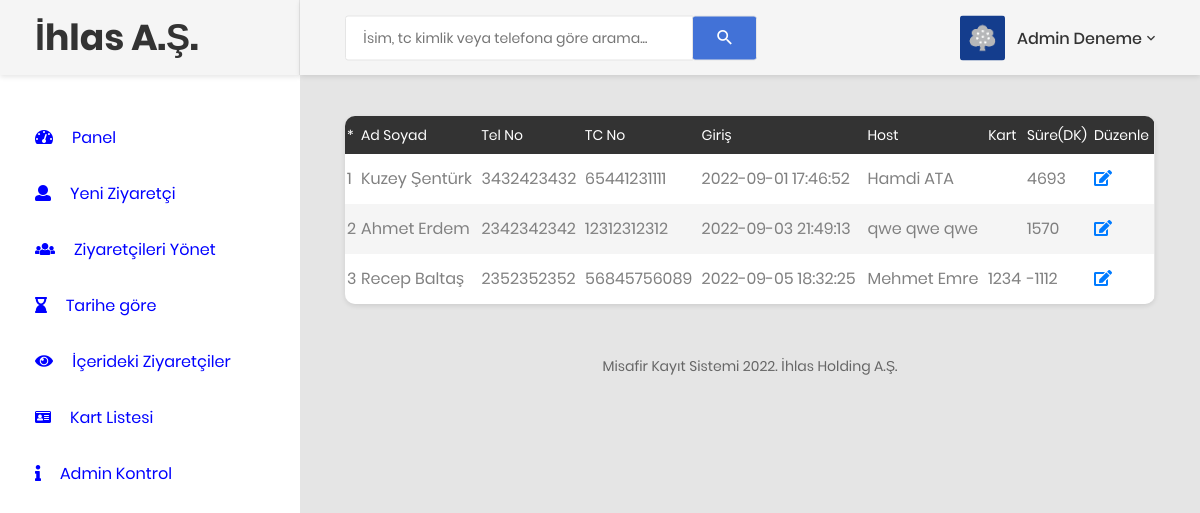
Screenshot of /visitors-inside.php (signed in) with the database file from the repository.
### tables this page shows
CREATE TABLE `tblvisitor` (
  `ID` int(5) NOT NULL,
  `FullName` varchar(120) DEFAULT NULL,
  `Kart` char(4) DEFAULT NULL,
  `Email` varchar(120) DEFAULT NULL,
  `MobileNumber` bigint(11) DEFAULT NULL,
  `TcKimlik` char(11) NOT NULL,
  `Address` varchar(250) DEFAULT NULL,
  `WhomtoMeet` varchar(120) DEFAULT NULL,
  `Deptartment` varchar(120) DEFAULT NULL,
  `ReasontoMeet` varchar(120) DEFAULT NULL,
  `EnterDate` timestamp NULL DEFAULT current_timestamp(),
  `remark` varchar(255) DEFAULT NULL,
  `outtime` timestamp NULL DEFAULT NULL ON UPDATE current_timestamp(),
  `Ban` char(6) DEFAULT NULL
);

### visitors-inside.php (the view, shortened to what this page needs)
<?php
include('includes/dbconnection.php');
if (strlen($_SESSION['cvmsaid']==0)) {
  header('location:logout.php');
  } else{
  ?>
<!DOCTYPE html>
<html lang="tr">
<head>
    <link href="css/font-face.css" rel="stylesheet" media="all">
    <link href="vendor/font-awesome-4.7/css/font-awesome.min.css" rel="stylesheet" media="all">
    <link href="vendor/font-awesome-5/css/fontawesome-all.min.css" rel="stylesheet" media="all">
    <link href="vendor/mdi-font/css/material-design-iconic-font.min.css" rel="stylesheet" media="all">
    <link href="vendor/bootstrap-4.1/bootstrap.min.css" rel="stylesheet" media="all">
    <link href="vendor/animsition/animsition.min.css" rel="stylesheet" media="all">
    <link href="vendor/bootstrap-progressbar/bootstrap-progressbar-3.3.4.min.css" rel="stylesheet" media="all">
    <link href="vendor/wow/animate.css" rel="stylesheet" media="all">
    <link href="vendor/css-hamburgers/hamburgers.min.css" rel="stylesheet" media="all">
    <link href="vendor/slick/slick.css" rel="stylesheet" media="all">
    <link href="vendor/select2/select2.min.css" rel="stylesheet" media="all">
    <link href="vendor/perfect-scrollbar/perfect-scrollbar.css" rel="stylesheet" media="all">
    <link href="css/theme.css" rel="stylesheet" media="all">
</head>
<body class="animsition">
    <div class="page-wrapper">
      <?php include_once('includes/sidebar.php');?>
        <div class="page-container">
            <?php include_once('includes/header.php');?>
            <div class="main-content">
                <div class="section__content section__content--p30">
                    <div class="container-fluid">
                        <div class="row">
                            <div class="col-lg-12">
                                <div class="table-responsive table--no-card m-b-30">
                                    <table class="table table-borderless table-striped table-earning">
                                         <thead>
                                        <tr>
                                            <tr>
                  <th>*</th>
                  <th>Ad Soyad</th>
              <th>Tel No</th>
              <th>TC No</th>
              <th>Giriş</th>
			  <th>Host</th>
			  <th>Kart</th>
              <th>Süre(DK)</th>
                   <th>Düzenle</th>
                </tr>
                                        </tr>
                                        </thead>
                                       <?php
$ret=mysqli_query($con,"select ID, FullName, MobileNumber,TcKimlik,EnterDate, WhomtoMeet,Kart, TIMESTAMPDIFF(MINUTE, EnterDate, CURRENT_DATE) AS difference from tblvisitor WHERE outtime is NULL");
$cnt=1;
while ($row=mysqli_fetch_array($ret)) {
?>
                <tr>
                  <td><?php echo $cnt;?></td>
                  <td><?php  echo $row['FullName'];?></td>
                  <td><?php  echo $row['MobileNumber'];?></td>
                  <td><?php  echo $row['TcKimlik'];?></td>
				  <td><?php  echo $row['EnterDate']; ?></td>
				<td><?php  echo $row['WhomtoMeet']; ?></td>
				<td><?php  echo $row['Kart']; ?></td>
                <td><?php  echo $row['difference']; ?></td>
                  <td><a href="visitor-detail.php?editid=<?php echo $row['ID'];?>" title="View Full Details"><i class="fa fa-edit fa-1x"></i></a></td>
                </tr>
                <?php
$cnt=$cnt+1;
}?>
                                    </table>
                                </div>
                            </div>
                        </div>
<?php include_once('includes/footer.php');?>
          </div>
                </div>
            </div>
        </div>
    </div>
</body>
</html>
<?php }  ?>

### includes/header.php (shortened to what this page needs)
<header class="header-desktop">
                <div class="section__content section__content--p30">
                    <div class="container-fluid">
                        <div class="header-wrap">
                            <form class="form-header" name="search" action="search-visitor.php" method="post">
                                <input class="au-input au-input--xl" type="text" name="searchdata" id="searchdata" placeholder="İsim, tc kimlik veya telefona göre arama..." />
                                <button class="au-btn--submit" type="submit" name="search">
                                    <i class="zmdi zmdi-search"></i>
                                </button>
                            </form>
                            <div class="header-button">
                                 <?php
$adminid=$_SESSION['cvmsaid'];
$ret=mysqli_query($con,"select AdminName from tbladmin where ID='$adminid'");
$row=mysqli_fetch_array($ret);
$name=$row['AdminName'];
?>
                                <div class="account-wrap">
                                    <div class="account-item clearfix js-item-menu">
                                        <div class="image">
                                            <img src="images/icon/avatar-01.jpg" alt="Deneme Görsel" />
                                        </div>
                                        <div class="content">
                                            <a class="js-acc-btn" href="#"><?php echo $name; ?></a>
                                        </div>
                                    </div>
                                </div>
                            </div>
                        </div>
                    </div>
                </div>
            </header>

### rows the page displays
tblvisitor: FullName "Kuzey Şentürk", MobileNumber "3432423432", TcKimlik "65441231111", EnterDate "2022-09-01 17:46:52", WhomtoMeet "Hamdi ATA", difference "4693"
tblvisitor: FullName "Ahmet Erdem", MobileNumber "2342342342", TcKimlik "12312312312", EnterDate "2022-09-03 21:49:13", WhomtoMeet "qwe qwe qwe", difference "1570"
tblvisitor: FullName "Recep Baltaş", MobileNumber "2352352352", TcKimlik "56845756089", EnterDate "2022-09-05 18:32:25", WhomtoMeet "Mehmet Emre", Kart "1234", difference "-1112"

### other values shown
$name "Admin Deneme"
